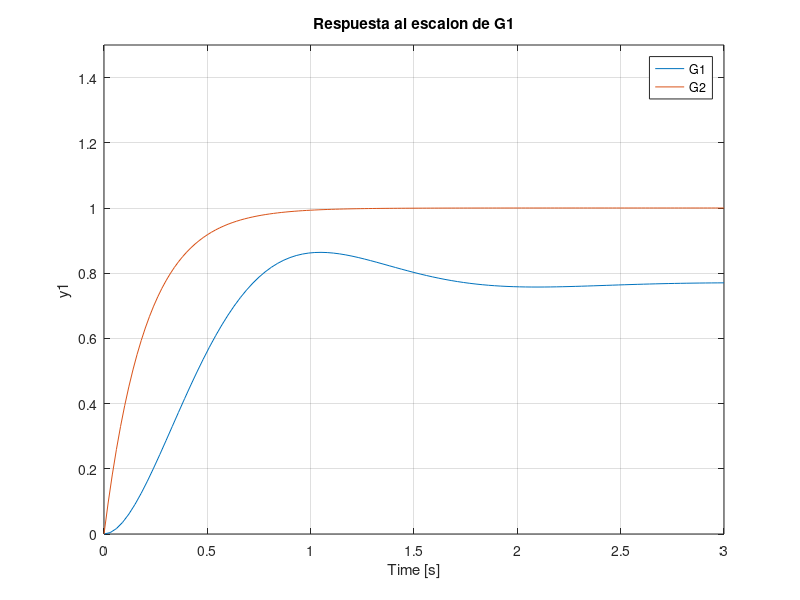
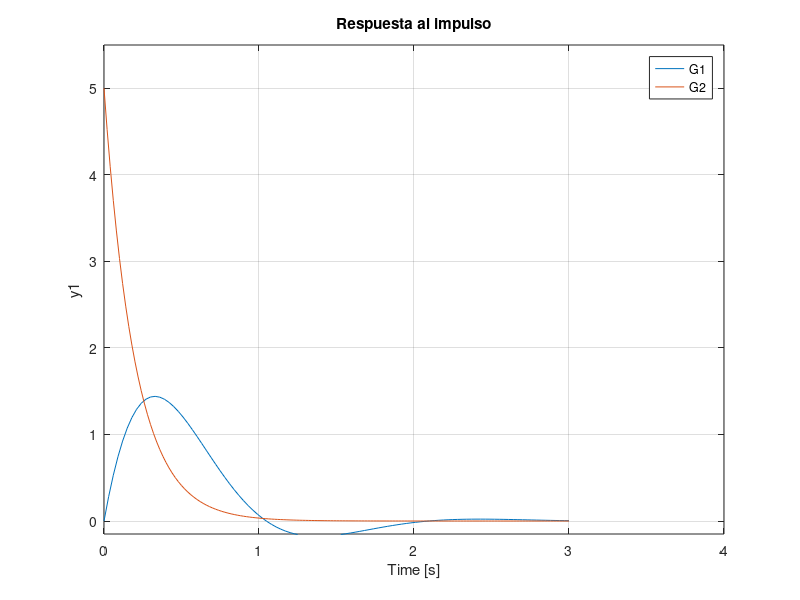
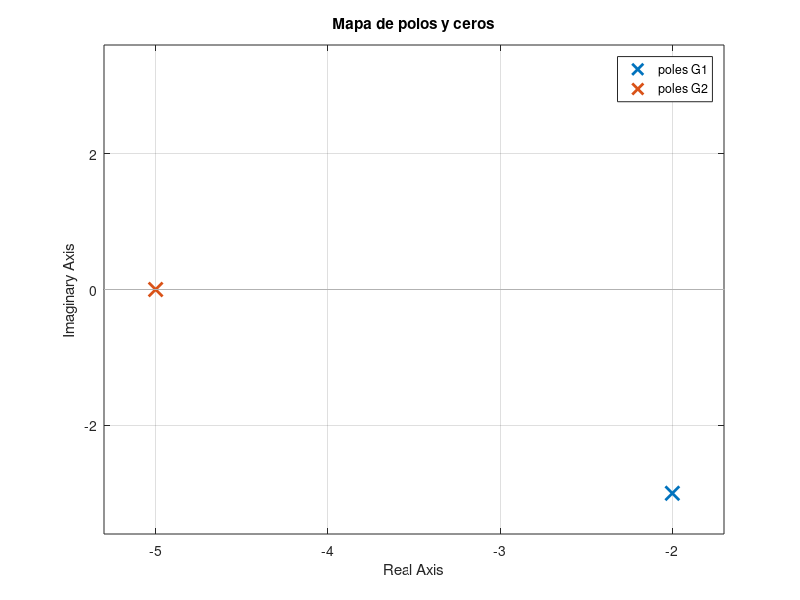

MATLAB code for these plots, in order:
clear all; close all; clc;
pkg load control

G1=tf(10,[1 4 13])
G2=tf(5,[1 5])

disp("Polos:")
pole(G1)


damp(G1)


%Graficos
figure(1);
step(G1,G2)
grid on;
title("Respuesta al escalon de G1");
ylim([0 1.5])

figure(2);
impulse(G1,G2)
grid on;
title("Respuesta al impulso");
ylim([-0.15 5.5])
xlim([0 4])

figure(3);
pzmap(G1,G2);
grid on;
title("Mapa de polos y ceros");
